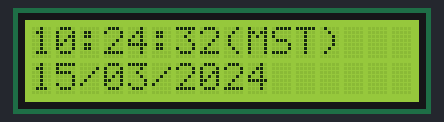
The sketch below on a simulated ESP32. Parts: 16×2 character LCD. WiFi joins after 1.5 s; servers stay silent unless stated; network time is answered at once with the bench clock; the local clock reads 2024-03-15 10:24:30 at power-on unless the sketch sets it; what the sketch prints to the serial monitor is not drawn.

Above: at 2.83 s.
At 7.2 s:
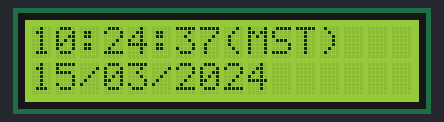
At 11.1 s:
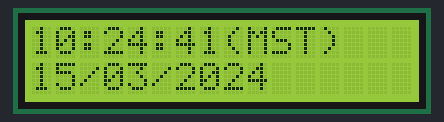
At 20.1 s:
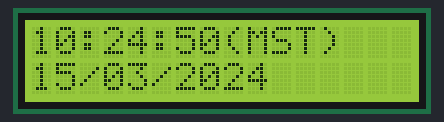
At 29.1 s:
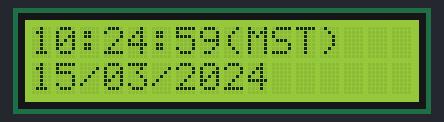
At 38.1 s:
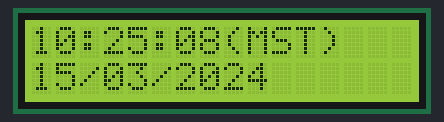

Measured:
- what the display in image 0 shows lasts 0.4 s, from 2.6 s to 3.0 s
- what the display in image 1 shows lasts 1.1 s, from 7.1 s to 8.2 s

The sketch:

linuxhint.com_esp32_ntp_internet_clock_lcd_display.ino
```cpp
//https://linuxhint.com/esp32-ntp-internet-clock-lcd-display/

#include <LiquidCrystal_I2C.h>
#include <WiFi.h>
#include <WiFiUdp.h>
#include <NTPClient.h>
#include <TimeLib.h>
int lcd_Columns = 16;  /*define LCD size*/
int lcd_Rows = 2;
LiquidCrystal_I2C lcd(0x27, lcd_Columns, lcd_Rows);    /*0x27 I2C Address for LCD*/
const char *ssid     = "DECO B105";    /*Replace with your network SSID*/
const char *password = "sein8995";  /*Replace with network password*/
WiFiUDP ntpUDP;
NTPClient timeClient(ntpUDP, "time.nist.gov", 23400, 60000);
char Time[ ] = "00:00:00(MST)";
char Date[ ] = "00/00/2000";
byte last_second, second_, minute_, hour_, day_, month_;
int year_;
void setup(){
  Serial.begin(115200);
  lcd.begin(); /*Initialize LCD display*/
  lcd.backlight();  /*ON LCD Backlight*/
  //lcd.setCursor(0, 0);  /*Set cursor*/
  //lcd.print("Time");  /*print time on LCD*/
  //lcd.setCursor(0, 1);  /*Set LCD cursor*/
  //lcd.print(Date);  /*Print date*/
  WiFi.begin(ssid, password);  /*begin WiFi*/
  Serial.print("Connecting.");
  while ( WiFi.status() != WL_CONNECTED ) {
    delay(500);
    Serial.print(".");
  }
  Serial.println("connected");
  timeClient.begin();
  delay(1000);
  lcd.clear();  /*clear LCD display*/
}
void loop(){
  timeClient.update();
  unsigned long unix_epoch = timeClient.getEpochTime();    // Get Unix epoch time from the NTP server
  second_ = second(unix_epoch);
  if (last_second != second_) {
    minute_ = minute(unix_epoch);
    hour_   = hour(unix_epoch);
    day_    = day(unix_epoch);
    month_  = month(unix_epoch);
    year_   = year(unix_epoch);
    Time[7] = second_ % 10 + 48;
    Time[6] = second_ / 10 + 48;
    Time[4]  = minute_ % 10 + 48;
    Time[3]  = minute_ / 10 + 48;
    Time[1]  = hour_   % 10 + 48;
    Time[0]  = hour_   / 10 + 48;
    Date[0]  = day_   / 10 + 48;
    Date[1]  = day_   % 10 + 48;
    Date[3]  = month_  / 10 + 48;
    Date[4]  = month_  % 10 + 48;
    Date[8] = (year_   / 10) % 10 + 48;
    Date[9] = year_   % 10 % 10 + 48;
    Serial.print(String(Time)+" (Myanmar Standard Time) ");  /*Prints time on serial monitor*/
    Serial.println(Date);  /*Print date on serial monitor*/
    lcd.setCursor(0, 0);  /*Set LCD cursor*/
    lcd.print(Time);  /*display time on LCD*/
    lcd.setCursor(0, 1); /*Set LCD cursor*/
    lcd.print(Date);  /*Display date on LCD*/
    last_second = second_;
  }
  delay(200);
}
```
